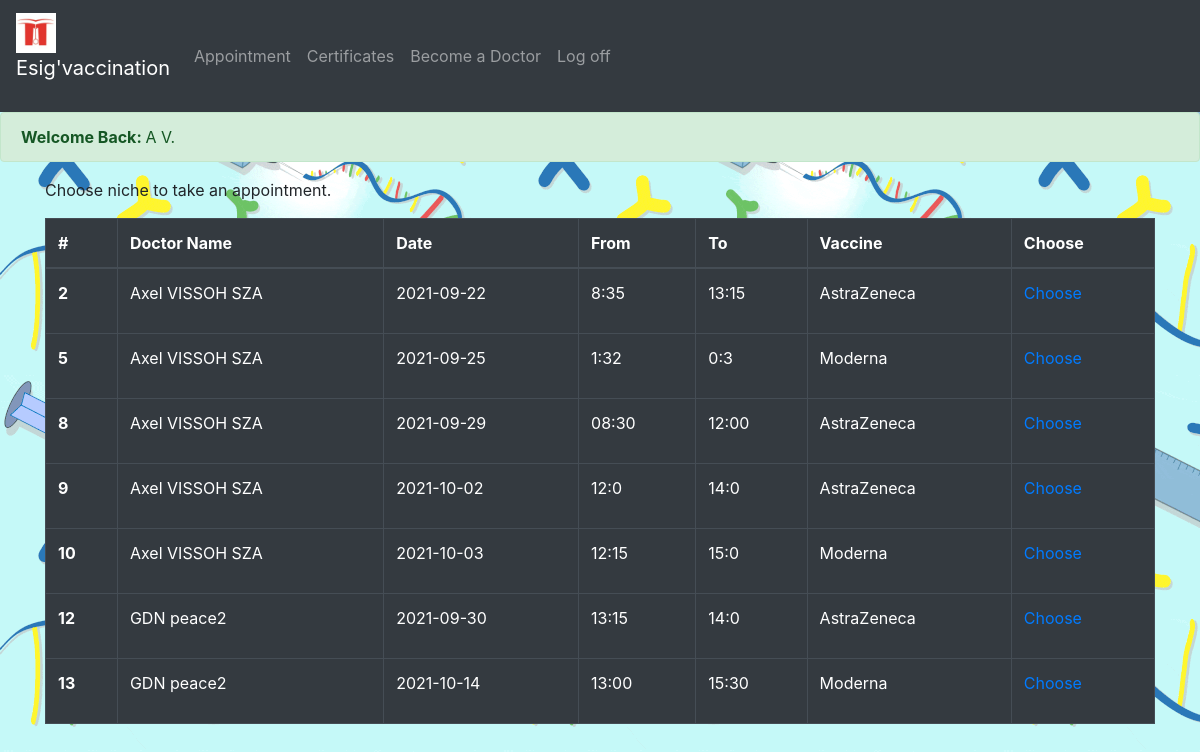
Screenshot of /student/studentAppointment.php (signed in) with the database file from the repository.
### tables this page shows
CREATE TABLE IF NOT EXISTS `niche_nch` (
  `nch_id` int(11) NOT NULL AUTO_INCREMENT,
  `nch_vst_mail` varchar(255) NOT NULL,
  `nch_hour` varchar(255) NOT NULL,
  `nch_date` date NOT NULL,
  `nch_vcn` varchar(255) NOT NULL,
  PRIMARY KEY (`nch_id`)
);

CREATE TABLE IF NOT EXISTS `visitor_vst` (
  `vst_mail` varchar(255) NOT NULL,
  `vst_pass` varchar(255) NOT NULL,
  `vst_phone` varchar(255) NOT NULL,
  `vst_birthDate` date NOT NULL,
  `vst_type` varchar(255) NOT NULL,
  `vst_name` varchar(255) NOT NULL,
  `vst_surname` varchar(255) NOT NULL,
  PRIMARY KEY (`vst_mail`)
);

### student/studentAppointment.php (the view, shortened to what this page needs)
<?php
    require_once("../bdd/bddconection.inc.php");
    $req = $bdd->query('SELECT * FROM niche_nch');
?>
<!DOCTYPE html>
<html lang="en">
    <head>
        <link rel="stylesheet" href="student.css">
        <link rel="stylesheet" href="../home/home.css">
        <link rel="stylesheet" href="https://stackpath.bootstrapcdn.com/bootstrap/4.1.3/css/bootstrap.min.css"
>
        <link rel="stylesheet" href="https://maxcdn.bootstrapcdn.com/bootstrap/4.5.2/css/bootstrap.min.css">
        <link rel="stylesheet" href="https://maxcdn.bootstrapcdn.com/bootstrap/4.5.2/css/bootstrap.min.css">
    </head>
    <body>
        <?php include("../student/navbarStudent.php")?>
        <?php if( isset($_SESSION['surname']) AND isset($_SESSION['name']) ){?>
        <?php
            echo '<div class="alert alert-success">
                                <strong>Welcome Back: </strong>'.$_SESSION['surname'].' '.$_SESSION['name'].'.
                            </div>';
            echo '<p class="container">
                    Choose niche to take an appointment.
                  </p>';
        ?>
        <?php
            if(isset($_GET['a'])){
                $id = explode('_',$_GET['a']);
                if(verifyAppointment($bdd, (int)$id[1])){
                    $req = $bdd -> prepare('INSERT INTO appointment_aptm (aptm_nch_id, aptm_vst_mail, aptm_state, aptm_hour) VALUES (?,?,?,?)');
                    $hour = explode(':', $id[2]);
                    if( ( ((int)$hour[1]) +15) < 60 )
                        $hourEnd = (int)$hour[0].':'.((int)$hour[1]+15);
                    else if( (((int)$hour[1])+15) == 60)
                        $hourEnd = ((int)$hour[0]+1).':'.((int)$hour[1]-(int)$hour[1]);
                    else
                        $hourEnd = ((int)$hour[0]+1).':'.((int)$hour[1]-45);
                    $req -> execute(array((int)$id[1], $_SESSION['mail'], "Waiting", $hour[0].':'.$hour[1].':'.$hourEnd));
                    echo '<div class="alert alert-success">
                            <p><a href="../student/studentAppointment.php"><<--Return</a></p>
                            <strong>Congratulation !!!</strong> You have taken an appointment. Be there on time the d-day.
                         </div>';
                    $req1 = $bdd->prepare('SELECT nch_hour FROM niche_nch WHERE nch_id = ? ');
                    $req1 -> execute(array((int)$id[1]));
                    $res1 = $req1 -> fetch();
                    changeHour($res1['nch_hour'], (int)$id[1], $bdd);
                }
                else{
                    echo '<div class="alert alert-danger">
                            <p><a href="../student/studentAppointment.php"><<--Return</a></p>
                            <strong>Error ...</strong> You can\'t choose an appointment you\'ve already taken or the same day.
                          </div>';
                }
            }else{?>
                <div class="container">
                    <table class="table table-bordered table-dark">
                        <thead>
                            <tr>
                                <th scope="col">#</th>
                                <th scope="col">Doctor Name</th>
                                <th scope="col">Date</th>
                                <th scope="col">From</th>
                                <th scope="col">To</th>
                                <th scope="col">Vaccine</th>
                                <th scope="col">Choose</th>
                            </tr>
                        </thead>
                        <tbody>
                    <?php
                        while($res = $req->fetch()){
                            $req1 = $bdd->prepare('SELECT vst_name, vst_surname FROM visitor_vst WHERE vst_mail = ? ');
                            $req1 -> execute(array($res['nch_vst_mail']));
                            $res1 = $req1 -> fetch();
                            $hour = explode(':',$res['nch_hour']);
                            echo '<tr>
                                    <th scope="row">'.$res['nch_id'].'</th>
                                    <td>'.$res1['vst_name'].' '.$res1['vst_surname'].'</td>
                                    <td>'.$res['nch_date'].'</td>
                                    <td>'.$hour[0].':'.$hour[1].'</td>
                                    <td>'.$hour[2].':'.$hour[3].'</td>
                                    <td>'.$res['nch_vcn'].' '.'</td>
                                    <td><p> <a href="../student/studentAppointment.php?a=rdvT_'.$res['nch_id'].'_'.$hour[0].':'.$hour[1].'"> Choose </a></p></td>
                                </tr>';
                        }
                    ?>
                        </tbody>
                    </table>
                </div>
            <?php
                    }
                }else{
                    header('Location: ../log/login.php');
                }
            ?>
    </body>
</html>

### home/home.css (style rules this page uses)
body { background-image: url("../home/vaccin.gif"); }

### rows the page displays
niche_nch: nch_id "2", visitor_vst.vst_name "Axel VISSOH", visitor_vst.vst_surname "SZA", nch_date "2021-09-22", nch_hour "8", nch_hour "35", nch_hour "13", nch_hour "15", nch_vcn "AstraZeneca"
niche_nch: nch_id "5", visitor_vst.vst_name "Axel VISSOH", visitor_vst.vst_surname "SZA", nch_date "2021-09-25", nch_hour "1", nch_hour "32", nch_hour "0", nch_hour "3", nch_vcn "Moderna"
niche_nch: nch_id "8", visitor_vst.vst_name "Axel VISSOH", visitor_vst.vst_surname "SZA", nch_date "2021-09-29", nch_hour "08", nch_hour "30", nch_hour "12", nch_hour "00", nch_vcn "AstraZeneca"
niche_nch: nch_id "9", visitor_vst.vst_name "Axel VISSOH", visitor_vst.vst_surname "SZA", nch_date "2021-10-02", nch_hour "12", nch_hour "0", nch_hour "14", nch_vcn "AstraZeneca"
niche_nch: nch_id "10", visitor_vst.vst_name "Axel VISSOH", visitor_vst.vst_surname "SZA", nch_date "2021-10-03", nch_hour "12", nch_hour "15", nch_hour "0", nch_vcn "Moderna"
niche_nch: nch_id "12", visitor_vst.vst_name "GDN", visitor_vst.vst_surname "peace2", nch_date "2021-09-30", nch_hour "13", nch_hour "15", nch_hour "14", nch_hour "0", nch_vcn "AstraZeneca"
niche_nch: nch_id "13", visitor_vst.vst_name "GDN", visitor_vst.vst_surname "peace2", nch_date "2021-10-14", nch_hour "13", nch_hour "00", nch_hour "15", nch_hour "30", nch_vcn "Moderna"

### other values shown
$_SESSION['surname'] "A"
$_SESSION['name'] "V"
